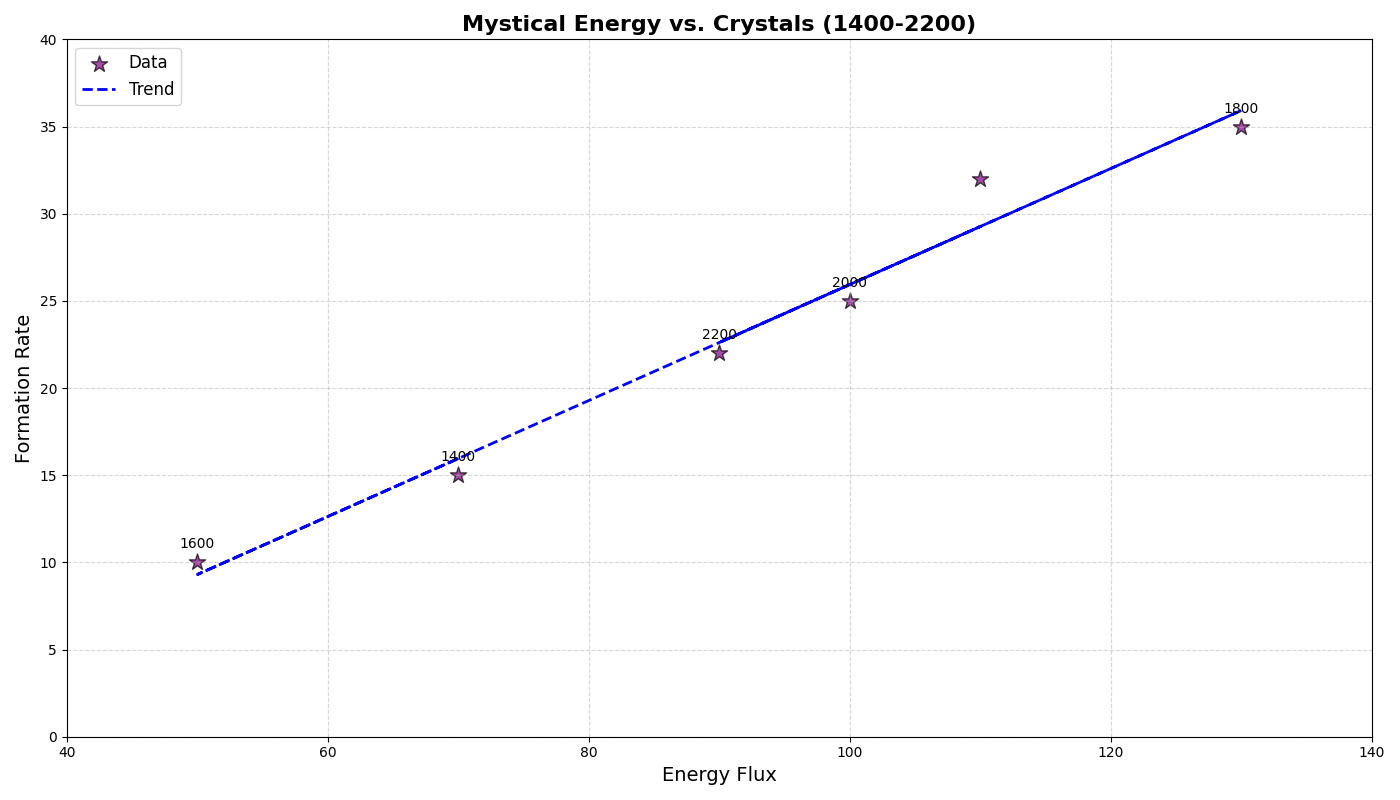

This chart was generated by the following Python code:
import numpy as np
import matplotlib.pyplot as plt

# Data with manually altered order
centuries = np.arange(1400, 2300, 200)
energy_flux = np.array([70, 50, 130, 100, 90, 110])  # Manually shuffled
crystal_formation = np.array([15, 10, 35, 25, 22, 32])  # Manually shuffled

# Creating figure and axis
fig, ax = plt.subplots(figsize=(14, 8))

# Scatter plot
ax.scatter(energy_flux, crystal_formation, color='purple', edgecolor='black', s=150, marker='*', alpha=0.7, label='Data')

# Title and labels
ax.set_title("Mystical Energy vs. Crystals (1400-2200)", fontsize=16, fontweight='bold')
ax.set_xlabel("Energy Flux", fontsize=14)
ax.set_ylabel("Formation Rate", fontsize=14)

# Annotations
for i, century in enumerate(centuries):
    ax.annotate(f'{century}', (energy_flux[i], crystal_formation[i]), textcoords="offset points", xytext=(0, 10), ha='center', fontsize=10)

# Trend line
fit = np.polyfit(energy_flux, crystal_formation, 1)
fit_fn = np.poly1d(fit)
ax.plot(energy_flux, fit_fn(energy_flux), color='blue', linestyle='--', linewidth=2, label='Trend')

# Grid and ticks
ax.grid(True, linestyle='--', alpha=0.5)
ax.set_xticks(np.arange(40, 141, 20))
ax.set_yticks(np.arange(0, 41, 5))

# Legend
ax.legend(loc='upper left', fontsize=12)

# Adjust layout
plt.tight_layout()

# Show the plot
plt.show()
